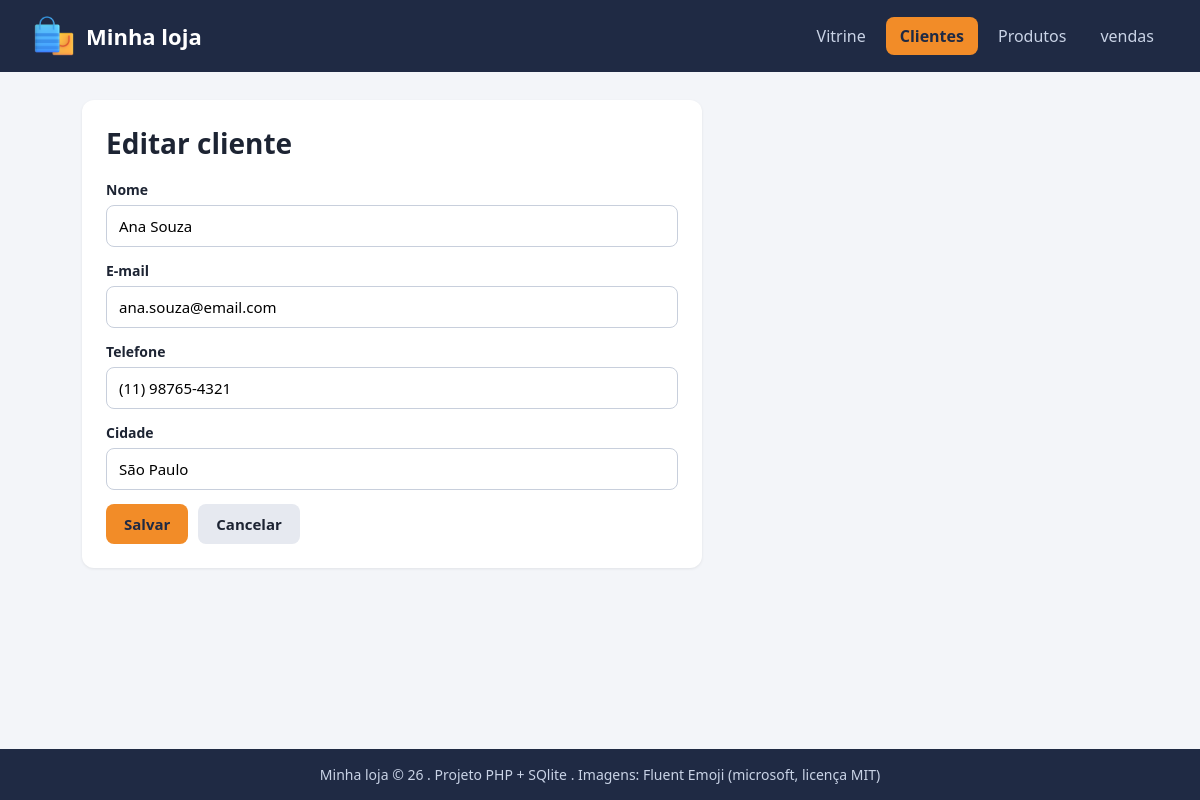
Screenshot of /cliente_form.php?id=1 with the database file from the repository.
### tables this page shows
CREATE TABLE "cliente" (
	"id"	INTEGER,
	"nome"	TEXT NOT NULL,
	"email"	TEXT,
	"telefone"	TEXT,
	"cidade"	TEXT,
	PRIMARY KEY("id" AUTOINCREMENT)
);

### funcoes.php (called while the page is built, shortened)
<?php
function e($texto) {
    return htmlspecialchars($texto);
}

### cliente_form.php (the view, shortened to what this page needs)
<?php
include 'conexao.php';
include 'funcoes.php';
$cliente = [
    'id'       => '',
    'nome'     => '',
    'email'    => '',
    'telefone' => '',
    'cidade'   => '',
];
$titulo = 'Novo cliente';
if (isset($_GET['id'])) {
    $sql = $pdo->prepare('SELECT * FROM cliente WHERE id = ?');
    $sql->execute([$_GET['id']]);
    $cliente = $sql->fetch();
    $titulo = 'Editar cliente';
}
include 'topo.php';
?>
<div class="caixa">
    <h1><?= $titulo ?></h1>
    <form method="post" action="cliente_salvar.php" class="formulario">
        <div class="campo">
            <label for="nome">Nome</label>
            <input type="text" id="nome" name="nome" value="<?= e($cliente['nome']) ?>" required>
        </div>
        <div class="campo">
            <label for="email">E-mail</label>
            <input type="email" id="email" name="email" value="<?= e($cliente['email']) ?>">
        </div>
        <div class="campo">
            <label for="telefone">Telefone</label>
            <input type="text" id="telefone" name="telefone" value="<?= e($cliente['telefone']) ?>" placeholder="(11) 99999-9999">
        </div>
        <div class="campo">
            <label for="cidade">Cidade</label>
            <input type="text" id="cidade" name="cidade" value="<?= e($cliente['cidade']) ?>">
        </div>
        <div class="acoes">
            <button type="submit" class="botao">Salvar</button>
            <a href="clientes.php" class="botao claro">Cancelar</a>
        </div>
    </form>
</div>
<?php include 'rodape.php'; ?>

### assets/css/estilo.css (style rules this page uses)
* { box-sizing: border-box; }
body { margin: 0; background: #f3f5f9; color: #1d2433; font-family: "Segoe UI", Arial, sans-serif; font-size: 16px; }
h1 { margin: 0; font-size: 28px; }
.botao { display: inline-block; padding: 10px 18px; border: 0; border-radius: 8px; background: #f28c28; color: #1f2a44; font-family: inherit; font-size: 15px; font-weight: bold; text-align: center; text-decoration: none; cursor: pointer; }
.caixa { display: grid; gap: 18px; max-width: 620px; padding: 24px; border-radius: 12px; background: #ffffff; box-shadow: 0 1px 3px rgba(0, 0, 0, 0.08); }
.formulario { display: grid; gap: 14px; }
.campo { display: grid; gap: 6px; }
.campo label { font-size: 14px; font-weight: bold; }
.campo input, .campo select { padding: 10px 12px; border: 1px solid #c8cfdc; border-radius: 8px; background: #ffffff; font-family: inherit; font-size: 15px; }
.acoes { display: grid; grid-auto-flow: column; justify-content: start; gap: 10px; }
.botao.claro { background: #e6e9f0; color: #1d2433; }

### rows the page displays
cliente: nome "Ana Souza", email "ana.souza@email.com", telefone "(11) 98765-4321", cidade "São Paulo"

### other values shown
$texto "Vitrine"
$texto "Clientes"
$texto "Produtos"
$texto "vendas"
$titulo "Editar cliente"
